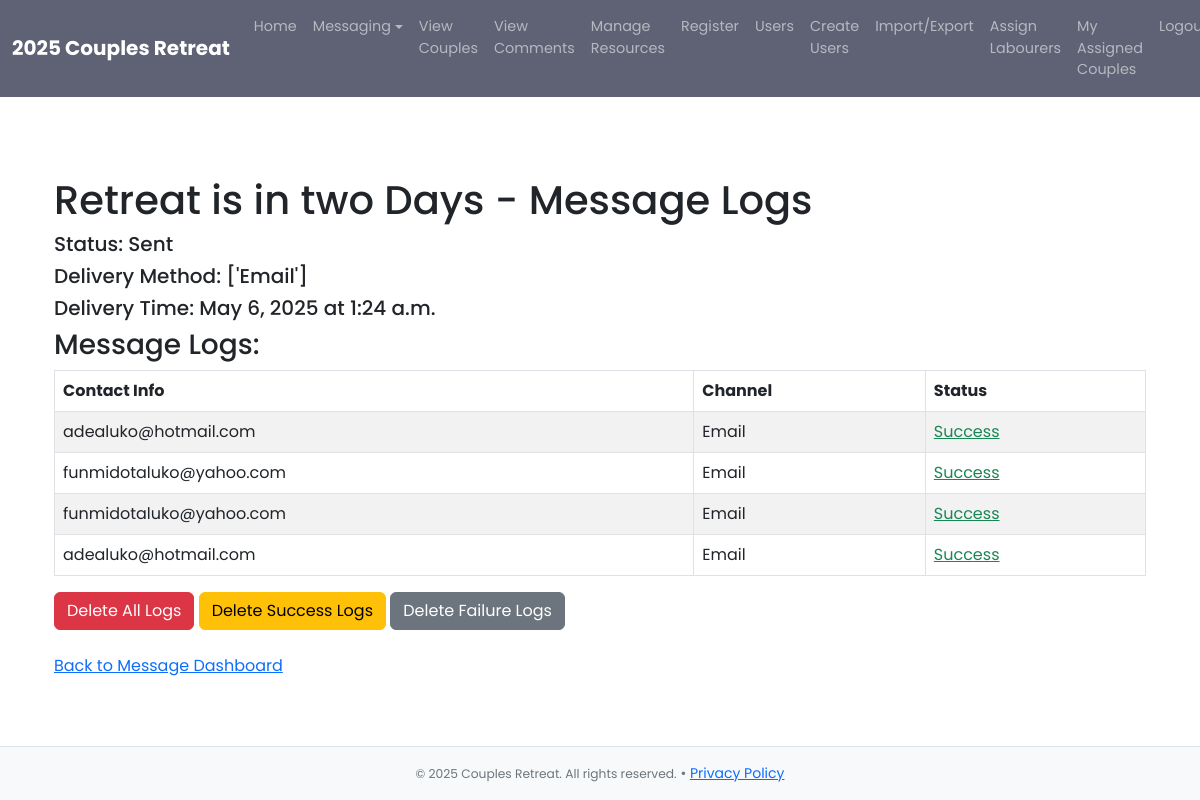
/messaging_engine/message_detail/136 (signed in), run on the app's committed database.
### messaging_engine/models.py (models this page shows, shortened)
class Message(models.Model):
    template = models.ForeignKey('MessageTemplate', on_delete=models.CASCADE)
    delivery_method = models.JSONField()
    delivery_time = models.CharField(max_length=20)
    schedule_date = models.DateField(null=True, blank=True)
    schedule_time = models.TimeField(null=True, blank=True)
    recipients = models.ManyToManyField(Recipient, related_name='messages')
    status = models.CharField(max_length=20, default='Pending')
    created_at = models.DateTimeField(auto_now_add=True)
    updated_at = models.DateTimeField(auto_now=True)

class MessageTemplate(models.Model):
    id = models.AutoField(primary_key=True)
    title = models.CharField(max_length=225)
    subject = models.CharField(max_length=225)
    content_sms = models.TextField(blank=True, null=True)
    content_email_whatsapp = models.TextField(blank=True, null=True)
    created_at = models.DateTimeField(auto_now_add=True)
    updated_at = models.DateTimeField(auto_now=True)

class MessageLog(models.Model):
    recipient = models.ForeignKey('Recipient', on_delete=models.CASCADE)
    message = models.ForeignKey('Message', on_delete=models.CASCADE)
    phone_number = models.CharField(max_length=50)  # Store the actual phone number used
    message_content = models.TextField()  # Store the actual message sent
    channel = models.CharField(max_length=50)  # SMS, Email, WhatsApp
    status = models.CharField(max_length=20)  # Pending, Success, Failure
    response_data = models.TextField(blank=True, null=True)
    created_at = models.DateTimeField(auto_now_add=True)

### messaging_engine/views.py (the view)
# urls.py: path('message_detail/<int:message_id>', views.message_detail, name="message_detail"),
@superuser_required
def message_detail(request, message_id):
    current_message = get_object_or_404(Message, id=message_id)
    message_logs = MessageLog.objects.filter(message=current_message).order_by('-created_at')
    context = {
        'current_message': current_message,
        'message_logs': message_logs,
    }
    return render(request, 'message_detail.html', context)

### messaging_engine/views.py (called while the page is built)
def superuser_required(view_func):
    @wraps(view_func)
    def _wrapped_view(request, *args, **kwargs):
        if not request.user.is_authenticated or not request.user.is_superuser:
            messages.warning(request, "You do not have permission to access this page.")
            return redirect('admin_login')
        return view_func(request, *args, **kwargs)
    return _wrapped_view

### messaging_engine/templates/message_detail.html (shortened to what this page needs)
{% extends 'base.html' %}
{% block content %}
    <br/><br/><br/><br/>
    <div class="container">
        <h1>{{ current_message.template.title }} - Message Logs</h1>
        <h5>Status: {{ current_message.status }}</h5>
        <h5>Delivery Method: {{ current_message.delivery_method }}</h5>
        <h5>
            Delivery Time:
            {% if current_message.delivery_time == "scheduled" %}
                {{ current_message.schedule_date }} at {{ current_message.schedule_time }}
            {% else %}
                {{ current_message.delivery_time }}
            {% endif %}
        </h5>
        <h3>Message Logs:</h3>
        <table class="table table-Secondary table-striped table-hover table-bordered">
            <thead>
                <tr>
                    <th>Contact Info</th>
                    <th>Channel</th>
                    <th>Status</th>
                </tr>
            </thead>
            <tbody>
                {% for log in message_logs %}
                    <tr>
                        <td>{{ log.phone_number }}</td>
                        <td>{{ log.channel }}</td>
                        <td>
                            <a href = " {% url 'message_log_detail' log.id %}"
                               class="{% if log.status == 'Success' %}text-success{% else %}text-danger{% endif %}">
                                {{ log.status }}
                            </a>
                        </td>
                    </tr>
                {% endfor %}
            </tbody>
        </table>
        {% if message_logs %}
            <form action="{% url 'delete_logs' 'all' current_message.id %}" method="post" class="d-inline">
                <button type="submit" class="btn btn-danger">Delete All Logs</button>
            </form>
            <form action="{% url 'delete_logs' 'success' current_message.id %}" method="post" class="d-inline">
                <button type="submit" class="btn btn-warning">Delete Success Logs</button>
            </form>
            <form action="{% url 'delete_logs' 'failure' current_message.id %}" method="post" class="d-inline">
                <button type="submit" class="btn btn-secondary">Delete Failure Logs</button>
            </form>
            <br><br>
        {% else %}
            <h3 style="align-content: center" >No Logs Available!!!</h3>
        {% endif %}
    <a href="{% url 'message_dashboard' %}">Back to Message Dashboard</a><br><br>
    </div>
{% endblock %}

### website/templates/base.html (style rules this page uses)
html, body { height: 100%; margin: 0; font-family: 'Poppins', sans-serif; }
body { display: flex; flex-direction: column; padding-top: 56px; }

### data on the page
Message: template "Retreat is in two Days", status "Sent", delivery_method "['Email']", schedule_date "May 6, 2025", schedule_time "1:24 a.m."
MessageLog: phone_number "adealuko@hotmail.com", channel "Email", status "Success"
MessageLog: phone_number "funmidotaluko@yahoo.com", channel "Email", status "Success"
MessageLog: phone_number "funmidotaluko@yahoo.com", channel "Email", status "Success"
MessageLog: phone_number "adealuko@hotmail.com", channel "Email", status "Success"
